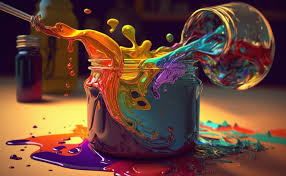
#> input picture colour.jpeg, 286 x 176 px
$ python 'add to images.py'
#> lines starting #> are read from the running program, lines starting #| are printed output that depends on the picture; pictures that were not available may be replaced by others from this repository, and a replacement may not be noted
import cv2 as cv
img1=cv.imread('colour.jpeg')
#> img1 is the input picture: shape (176, 286, 3); mean B, G, R 55.9, 68.8, 105.6
img2=cv.imread('robo.jpg')
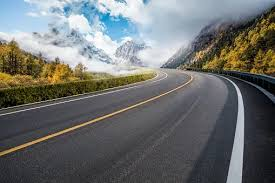
#> input picture road.jpeg, 275 x 183 px, given in place of robo.jpg, which was not available
#> img2 is the input picture: shape (183, 275, 3); mean B, G, R 110, 111.1, 108.6
img3=cv.resize(img1,(512,512))
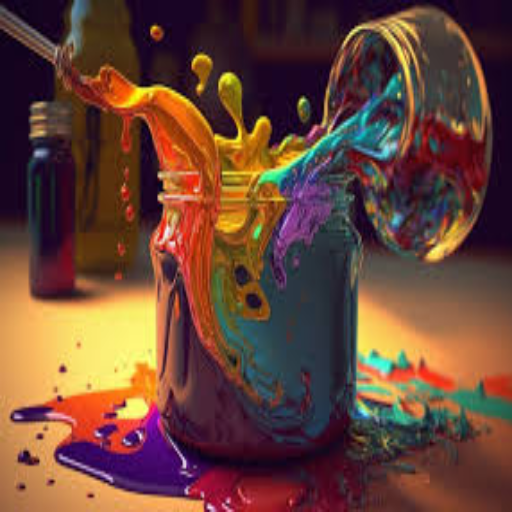
#> img3: shape (512, 512, 3); mean B, G, R 55.8, 68.7, 105.5
img4=cv.resize(img2,(512,512))
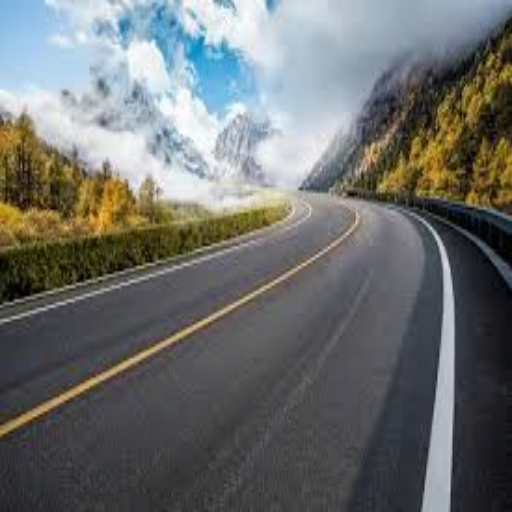
#> img4: shape (512, 512, 3); mean B, G, R 109.9, 111, 108.4
dst=cv.add(img3,img4)
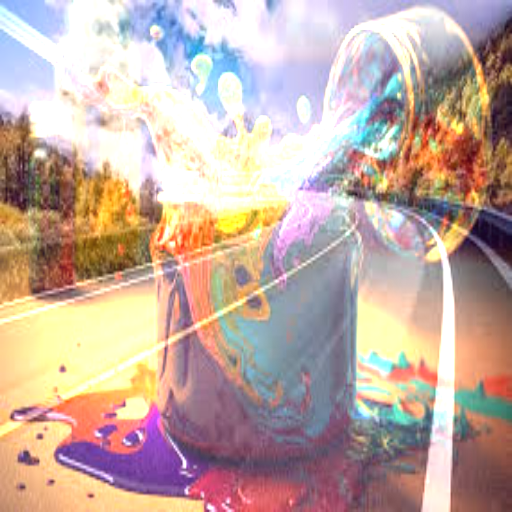
#> dst: shape (512, 512, 3); mean B, G, R 162.2, 171.4, 194.8
cv.imshow('output',dst)
cv.waitKey(0)
cv.destroyAllWindows()
